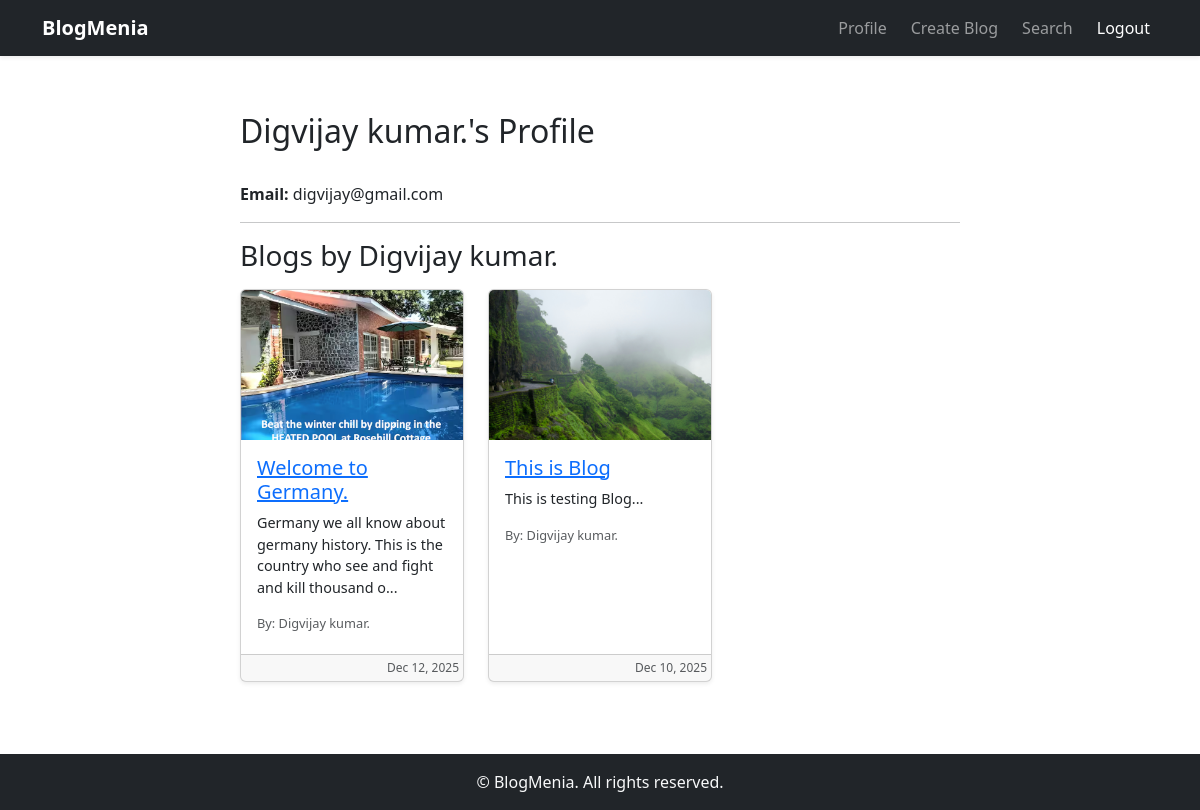
Page /users/profile/1/ (signed in) on the committed database.
### users/models.py (models this page shows, shortened)
class CustomUser(AbstractUser):
    fullName = models.CharField(max_length=150)
    email = models.EmailField(unique=True)
    USERNAME_FIELD = 'email'
    REQUIRED_FIELDS=['username', 'fullName']

### blog/models.py (models this page shows, shortened)
class Blog(models.Model):
    CATEGORY_CHOICES = [
        ('others', 'Others'),
        ('life', "Life"),
        ('food', "Food"),
        ('fashions', 'Fashions'),
        ('travel', 'Travel'),
        ('bollywood', 'Bollywood'),
        ('cricket', 'Cricket'),
        ('others', 'Others'),
    ]
    user = models.ForeignKey(settings.AUTH_USER_MODEL, on_delete=models.CASCADE)
    title = models.CharField(max_length=200)
    content = models.TextField(max_length=5000)
    category = models.CharField(max_length=50, choices=CATEGORY_CHOICES, default='others')
    image = models.ImageField(upload_to='blog_images/')
    createdAt = models.DateTimeField(auto_now_add=True)

### users/views.py (the view)
# urls.py: path('profile/', views.profile_view , name="profile_view"),
@login_required
def profile_view(request, user_id=None):
    if user_id:
        user_profile = CustomUser.objects.get(id=user_id)
    else:
        user_profile = request.user
    blogs = Blog.objects.filter(user=user_profile).order_by('-createdAt')
    return render(request, 'profile.html', {'profile_user': user_profile, 'blogs': blogs})

### users/templates/profile.html (shortened to what this page needs)
{% extends 'layout.html' %}
{% block content %}
<div class="container my-5">
    <div class="row justify-content-center">
        <div class="col-lg-8 col-md-10 col-12">
            <div class="d-flex justify-content-between align-items-center mb-4">
                <h2>{{ profile_user.fullName }}'s Profile</h2>
            </div>
            <p><strong>Email:</strong> {{ profile_user.email }}</p>
            <hr>
            <h3 class="mb-3">Blogs by {{ profile_user.fullName }}</h3>
            <div class="row">
                {% for blog in blogs %}
                <div class="col-md-6 col-lg-4 mb-3">
                    <div class="card h-100 shadow-sm">
                        {% if blog.image %}
                            <img src="{{ blog.image.url }}" class="card-img-top" alt="{{ blog.title }}" style="height:150px; object-fit:cover;">
                        {% endif %}
                        <div class="card-body d-flex flex-column">
                            <a href="/blog/{{ blog.id }}/"><h5 class="card-title">{{ blog.title }}</h5></a>
                            <p class="card-text" style="font-size:0.9rem;">{{ blog.content|slice:":100" }}...</p>
                            <p class="text-muted mb-1" style="font-size:0.8rem;">By: {{ blog.user.fullName }}</p>
                        </div>
                        <div class="card-footer text-muted text-end p-1" style="font-size:0.75rem;">
                            {{ blog.createdAt|date:"M d, Y" }}
                        </div>
                    </div>
                </div>
                {% empty %}
                <p class="text-center">No blogs found.</p>
                {% endfor %}
            </div>
        </div>
    </div>
</div>
{% endblock %}

### templates/layout.html (style rules this page uses)
body { min-height: 100vh; display: flex; flex-direction: column; }

### rows in the picture
CustomUser: fullName "Digvijay kumar.", email "digvijay@gmail.com"
Blog: image (picture), title "Welcome to Germany.", content "Germany we all know about germany history. This is the country who see and fight and kill thousand o", user.fullName "Digvijay kumar.", createdAt "Dec 12, 2025"
Blog: image (picture), title "This is Blog", content "This is testing Blog", user.fullName "Digvijay kumar.", createdAt "Dec 10, 2025"
